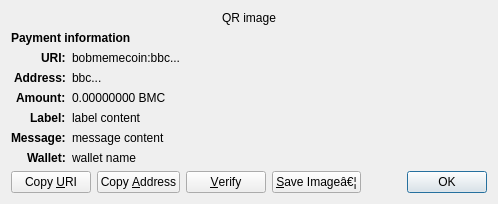
<?xml version="1.0" encoding="UTF-8"?>
<ui version="4.0">
 <class>ReceiveRequestDialog</class>
 <widget class="QDialog" name="ReceiveRequestDialog">
  <property name="geometry">
   <rect>
    <x>0</x>
    <y>0</y>
    <width>413</width>
    <height>229</height>
   </rect>
  </property>
  <property name="windowTitle">
    <string>Request payment to...</string>
  </property>
  <layout class="QGridLayout" name="gridLayout" columnstretch="0,1">
   <property name="sizeConstraint">
    <enum>QLayout::SetFixedSize</enum>
   </property>
   <item row="0" column="0" colspan="2" alignment="Qt::AlignHCenter">
    <widget class="QRImageWidget" name="qr_code">
     <property name="text">
      <string notr="true">QR image</string>
     </property>
     <property name="textInteractionFlags">
      <set>Qt::NoTextInteraction</set>
     </property>
    </widget>
   </item>
   <item row="1" column="0" colspan="2">
    <widget class="QLabel" name="payment_header">
     <property name="font">
      <font>
       <weight>75</weight>
       <bold>true</bold>
      </font>
     </property>
     <property name="text">
      <string>Payment information</string>
     </property>
     <property name="textInteractionFlags">
      <set>Qt::NoTextInteraction</set>
     </property>
    </widget>
   </item>
   <item row="2" column="0" alignment="Qt::AlignRight|Qt::AlignTop">
    <widget class="QLabel" name="uri_tag">
     <property name="font">
      <font>
       <weight>75</weight>
       <bold>true</bold>
      </font>
     </property>
     <property name="text">
      <string notr="true">URI:</string>
     </property>
     <property name="textFormat">
      <enum>Qt::PlainText</enum>
     </property>
     <property name="textInteractionFlags">
      <set>Qt::NoTextInteraction</set>
     </property>
    </widget>
   </item>
   <item row="2" column="1" alignment="Qt::AlignTop">
    <widget class="QLabel" name="uri_content">
     <property name="text">
       <string notr="true">bobmemecoin:bbc...</string>
     </property>
     <property name="textFormat">
      <enum>Qt::RichText</enum>
     </property>
     <property name="wordWrap">
      <bool>true</bool>
     </property>
     <property name="textInteractionFlags">
      <set>Qt::TextSelectableByMouse</set>
     </property>
    </widget>
   </item>
   <item row="3" column="0" alignment="Qt::AlignRight|Qt::AlignTop">
    <widget class="QLabel" name="address_tag">
     <property name="font">
      <font>
       <weight>75</weight>
       <bold>true</bold>
      </font>
     </property>
     <property name="text">
      <string>Address:</string>
     </property>
     <property name="textInteractionFlags">
      <set>Qt::NoTextInteraction</set>
     </property>
    </widget>
   </item>
   <item row="3" column="1" alignment="Qt::AlignTop">
    <widget class="QLabel" name="address_content">
     <property name="text">
       <string notr="true">bbc...</string>
     </property>
     <property name="textFormat">
      <enum>Qt::PlainText</enum>
     </property>
     <property name="textInteractionFlags">
      <set>Qt::TextSelectableByMouse</set>
     </property>
    </widget>
   </item>
   <item row="4" column="0" alignment="Qt::AlignRight|Qt::AlignTop">
    <widget class="QLabel" name="amount_tag">
     <property name="font">
      <font>
       <weight>75</weight>
       <bold>true</bold>
      </font>
     </property>
     <property name="text">
      <string>Amount:</string>
     </property>
     <property name="textInteractionFlags">
      <set>Qt::NoTextInteraction</set>
     </property>
    </widget>
   </item>
   <item row="4" column="1" alignment="Qt::AlignTop">
    <widget class="QLabel" name="amount_content">
     <property name="text">
       <string notr="true">0.00000000 BMC</string>
     </property>
     <property name="textFormat">
      <enum>Qt::PlainText</enum>
     </property>
     <property name="textInteractionFlags">
      <set>Qt::TextSelectableByMouse</set>
     </property>
    </widget>
   </item>
   <item row="5" column="0" alignment="Qt::AlignRight|Qt::AlignTop">
    <widget class="QLabel" name="label_tag">
     <property name="font">
      <font>
       <weight>75</weight>
       <bold>true</bold>
      </font>
     </property>
     <property name="text">
      <string>Label:</string>
     </property>
     <property name="textInteractionFlags">
      <set>Qt::NoTextInteraction</set>
     </property>
    </widget>
   </item>
   <item row="5" column="1" alignment="Qt::AlignTop">
    <widget class="QLabel" name="label_content">
     <property name="text">
      <string notr="true">label content</string>
     </property>
     <property name="textFormat">
      <enum>Qt::PlainText</enum>
     </property>
     <property name="wordWrap">
      <bool>true</bool>
     </property>
     <property name="textInteractionFlags">
      <set>Qt::TextSelectableByMouse</set>
     </property>
    </widget>
   </item>
   <item row="6" column="0" alignment="Qt::AlignRight|Qt::AlignTop">
    <widget class="QLabel" name="message_tag">
     <property name="font">
      <font>
       <weight>75</weight>
       <bold>true</bold>
      </font>
     </property>
     <property name="text">
      <string>Message:</string>
     </property>
     <property name="textInteractionFlags">
      <set>Qt::NoTextInteraction</set>
     </property>
    </widget>
   </item>
   <item row="6" column="1" alignment="Qt::AlignTop">
    <widget class="QLabel" name="message_content">
     <property name="text">
      <string notr="true">message content</string>
     </property>
     <property name="textFormat">
      <enum>Qt::PlainText</enum>
     </property>
     <property name="wordWrap">
      <bool>true</bool>
     </property>
     <property name="textInteractionFlags">
      <set>Qt::TextSelectableByMouse</set>
     </property>
    </widget>
   </item>
   <item row="7" column="0" alignment="Qt::AlignRight|Qt::AlignTop">
    <widget class="QLabel" name="wallet_tag">
     <property name="font">
      <font>
       <weight>75</weight>
       <bold>true</bold>
      </font>
     </property>
     <property name="text">
      <string>Wallet:</string>
     </property>
     <property name="textInteractionFlags">
      <set>Qt::NoTextInteraction</set>
     </property>
    </widget>
   </item>
   <item row="7" column="1" alignment="Qt::AlignTop">
    <widget class="QLabel" name="wallet_content">
     <property name="text">
      <string notr="true">wallet name</string>
     </property>
     <property name="textFormat">
      <enum>Qt::PlainText</enum>
     </property>
     <property name="wordWrap">
      <bool>true</bool>
     </property>
     <property name="textInteractionFlags">
      <set>Qt::TextSelectableByMouse</set>
     </property>
    </widget>
   </item>
   <item row="8" column="0" colspan="2">
    <layout class="QHBoxLayout" name="horizontalLayout">
     <item>
      <widget class="QPushButton" name="btnCopyURI">
       <property name="text">
        <string>Copy &amp;URI</string>
       </property>
       <property name="autoDefault">
        <bool>false</bool>
       </property>
      </widget>
     </item>
     <item>
      <widget class="QPushButton" name="btnCopyAddress">
       <property name="text">
        <string>Copy &amp;Address</string>
       </property>
       <property name="autoDefault">
        <bool>false</bool>
       </property>
      </widget>
     </item>
     <item>
      <widget class="QPushButton" name="btnVerify">
       <property name="text">
        <string>&amp;Verify</string>
       </property>
       <property name="toolTip">
        <string>Verify this address on e.g. a hardware wallet screen</string>
       </property>
       <property name="autoDefault">
        <bool>false</bool>
       </property>
      </widget>
     </item>
     <item>
      <widget class="QPushButton" name="btnSaveAs">
       <property name="text">
        <string>&amp;Save Imageâ€¦</string>
       </property>
       <property name="autoDefault">
        <bool>false</bool>
       </property>
      </widget>
     </item>
     <item>
      <spacer name="horizontalSpacer_2">
       <property name="orientation">
        <enum>Qt::Horizontal</enum>
       </property>
       <property name="sizeHint" stdset="0">
        <size>
         <width>40</width>
         <height>20</height>
        </size>
       </property>
      </spacer>
     </item>
     <item>
      <widget class="QDialogButtonBox" name="buttonBox">
       <property name="focusPolicy">
        <enum>Qt::StrongFocus</enum>
       </property>
       <property name="standardButtons">
        <set>QDialogButtonBox::Ok</set>
       </property>
      </widget>
     </item>
    </layout>
   </item>
  </layout>
 </widget>
 <customwidgets>
  <customwidget>
   <class>QRImageWidget</class>
   <extends>QLabel</extends>
   <header>qt/qrimagewidget.h</header>
  </customwidget>
 </customwidgets>
 <tabstops>
  <tabstop>buttonBox</tabstop>
  <tabstop>btnCopyURI</tabstop>
  <tabstop>btnCopyAddress</tabstop>
  <tabstop>btnSaveAs</tabstop>
 </tabstops>
 <resources/>
 <connections>
  <connection>
   <sender>buttonBox</sender>
   <signal>accepted()</signal>
   <receiver>ReceiveRequestDialog</receiver>
   <slot>accept()</slot>
   <hints>
    <hint type="sourcelabel">
     <x>135</x>
     <y>230</y>
    </hint>
    <hint type="destinationlabel">
     <x>135</x>
     <y>126</y>
    </hint>
   </hints>
  </connection>
 </connections>
</ui>
